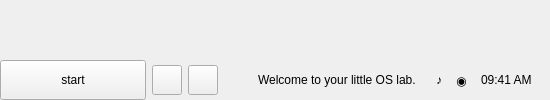
<?xml version="1.0" encoding="UTF-8"?>
<ui version="4.0">
 <class>Form</class>
 <widget class="QWidget" name="XPDesktop">
   <layout class="QVBoxLayout" name="layout2" stretch="1,0">
     <property name="leftMargin"><number>0</number></property>
     <property name="topMargin"><number>0</number></property>
     <property name="rightMargin"><number>0</number></property>
     <property name="bottomMargin"><number>0</number></property>
     <property name="spacing"><number>0</number></property>
     <item>
       <widget class="QWidget" name="deskHost">
         <layout class="QVBoxLayout" name="layout3">
           <property name="leftMargin"><number>0</number></property>
           <property name="topMargin"><number>0</number></property>
           <property name="rightMargin"><number>0</number></property>
           <property name="bottomMargin"><number>0</number></property>
           <property name="spacing"><number>0</number></property>
         </layout>
       </widget>
     </item>
     <item>
       <widget class="QFrame" name="xpTaskbar">
         <property name="minimumSize"><size><width>0</width><height>40</height></size></property>
         <property name="maximumSize"><size><width>16777215</width><height>40</height></size></property>
         <layout class="QHBoxLayout" name="layout4">
           <property name="leftMargin"><number>0</number></property>
           <property name="topMargin"><number>0</number></property>
           <property name="rightMargin"><number>0</number></property>
           <property name="bottomMargin"><number>0</number></property>
           <property name="spacing"><number>6</number></property>
           <item>
             <widget class="QPushButton" name="btnStartXP">
               <property name="text"><string>start</string></property>
               <property name="minimumSize"><size><width>146</width><height>40</height></size></property>
               <property name="maximumSize"><size><width>146</width><height>40</height></size></property>
               <property name="role" stdset="0"><string>xpstart</string></property>
             </widget>
           </item>
           <item>
             <widget class="QPushButton" name="btnQL1">
               <property name="text"><string></string></property>
               <property name="minimumSize"><size><width>30</width><height>30</height></size></property>
               <property name="maximumSize"><size><width>30</width><height>30</height></size></property>
               <property name="role" stdset="0"><string>xpql</string></property>
             </widget>
           </item>
           <item>
             <widget class="QPushButton" name="btnQL2">
               <property name="text"><string></string></property>
               <property name="minimumSize"><size><width>30</width><height>30</height></size></property>
               <property name="maximumSize"><size><width>30</width><height>30</height></size></property>
               <property name="role" stdset="0"><string>xpql</string></property>
             </widget>
           </item>
           <item>
             <widget class="QFrame" name="qlSep">
               <property name="minimumSize"><size><width>2</width><height>28</height></size></property>
               <property name="maximumSize"><size><width>2</width><height>28</height></size></property>
               <property name="xpsep" stdset="0"><string>1</string></property>
             </widget>
           </item>
           <item>
             <widget class="QWidget" name="taskButtons">
               <layout class="QHBoxLayout" name="layout5">
                 <property name="leftMargin"><number>0</number></property>
                 <property name="topMargin"><number>0</number></property>
                 <property name="rightMargin"><number>0</number></property>
                 <property name="bottomMargin"><number>0</number></property>
                 <property name="spacing"><number>4</number></property>
               </layout>
             </widget>
           </item>
           <item>
             <spacer name="spacer1"><property name="orientation"><enum>Qt::Horizontal</enum></property><property name="sizeHint" stdset="0"><size><width>20</width><height>20</height></size></property></spacer>
           </item>
           <item>
             <widget class="QLabel" name="lblNote">
               <property name="text"><string>Welcome to your little OS lab.</string></property>
               <property name="wordWrap"><bool>false</bool></property>
               <property name="kind" stdset="0"><string>xpnote</string></property>
             </widget>
           </item>
           <item>
             <widget class="QFrame" name="xpTray">
               <property name="minimumSize"><size><width>0</width><height>40</height></size></property>
               <property name="maximumSize"><size><width>16777215</width><height>40</height></size></property>
               <layout class="QHBoxLayout" name="layout6">
                 <property name="leftMargin"><number>14</number></property>
                 <property name="topMargin"><number>0</number></property>
                 <property name="rightMargin"><number>18</number></property>
                 <property name="bottomMargin"><number>0</number></property>
                 <property name="spacing"><number>14</number></property>
                 <item>
                   <widget class="QLabel" name="lblSound">
                     <property name="text"><string>♪</string></property>
                     <property name="wordWrap"><bool>false</bool></property>
                     <property name="kind" stdset="0"><string>xptray</string></property>
                   </widget>
                 </item>
                 <item>
                   <widget class="QLabel" name="lblNet">
                     <property name="text"><string>◉</string></property>
                     <property name="wordWrap"><bool>false</bool></property>
                     <property name="kind" stdset="0"><string>xptray</string></property>
                   </widget>
                 </item>
                 <item>
                   <widget class="QLabel" name="lblClock">
                     <property name="text"><string>09:41 AM</string></property>
                     <property name="wordWrap"><bool>false</bool></property>
                     <property name="kind" stdset="0"><string>xptray</string></property>
                   </widget>
                 </item>
               </layout>
             </widget>
           </item>
         </layout>
       </widget>
     </item>
   </layout>
 </widget>
 <resources/>
 <connections/>
</ui>
